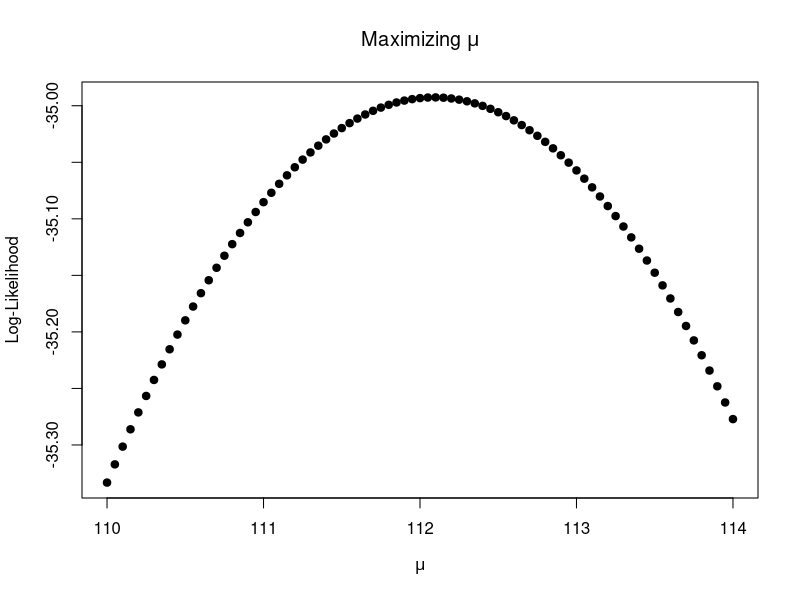
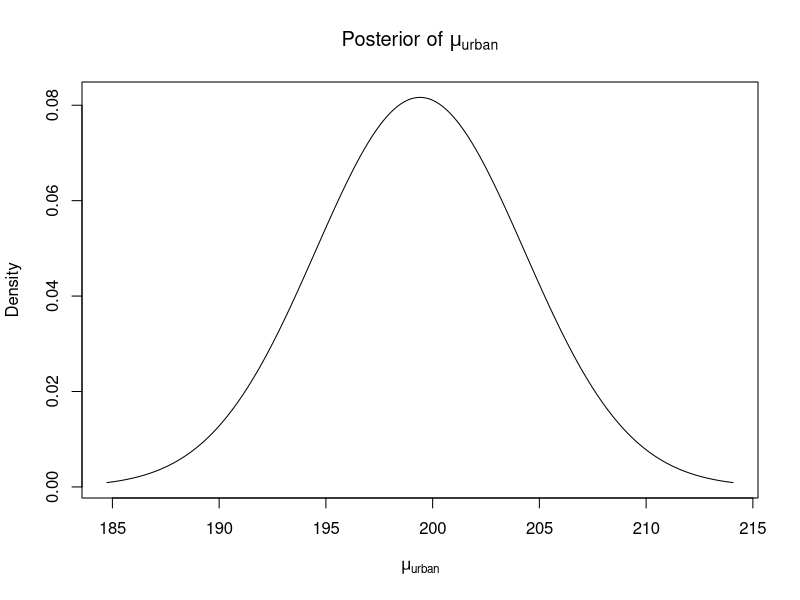
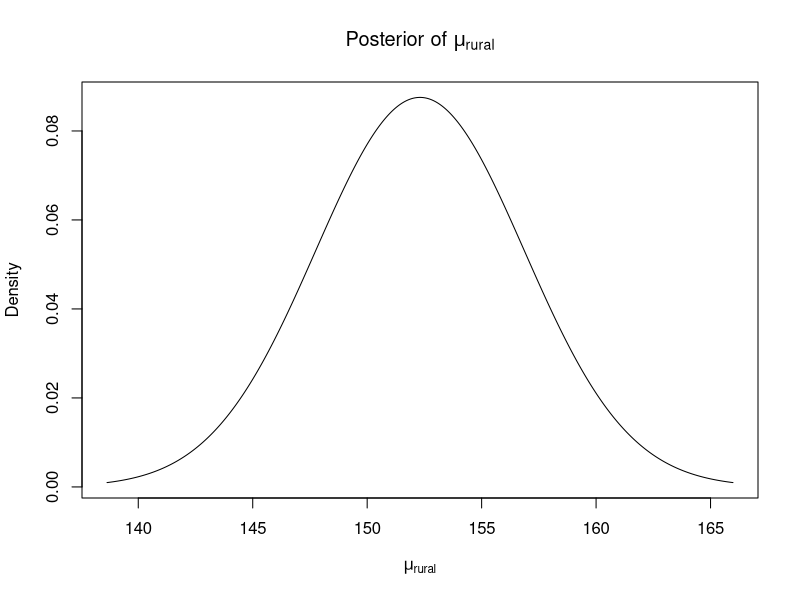
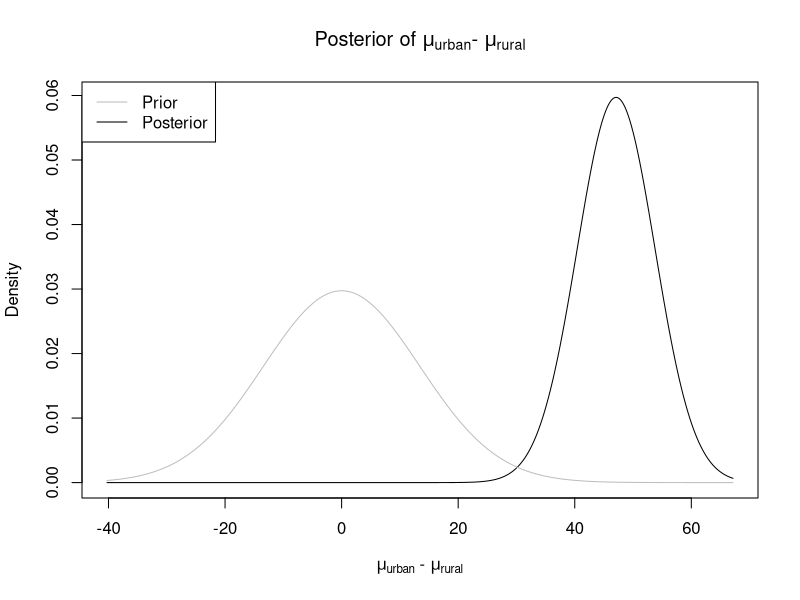
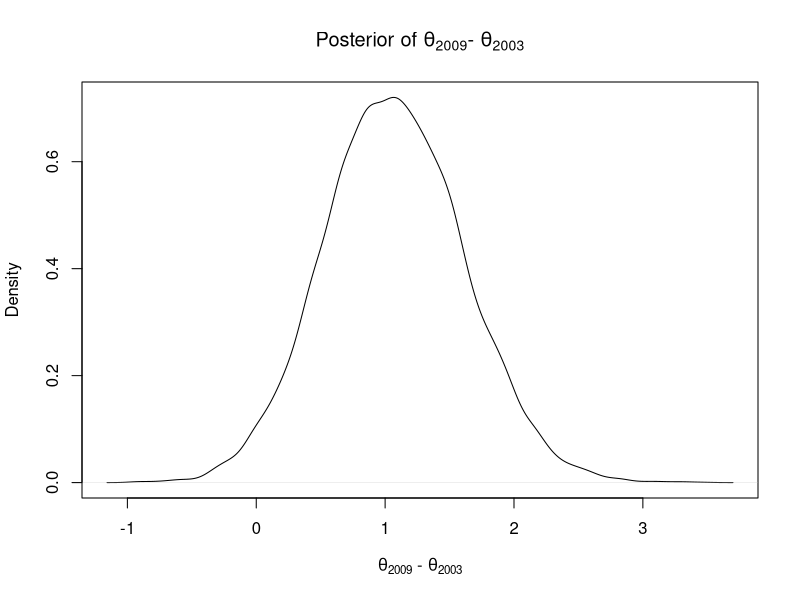

These charts were generated, in order, by the following R code:
## ---- chunk 1
mapr <- c(97.6, 117.7, 126.7, 111.0, 106.7, 108.4, 118.9, 108.6, 119.1, 106.2)
## ---- chunk 2
mu <- 112
sd_ <- 8.4
sum( dnorm(mapr, mean = mu, sd = sd_, log= T))
## ---- chunk 3
y_bar <- mean(mapr)
sd_y <- sum((mapr - y_bar)**2) / length(mapr)
sum( dnorm(mapr, mean = y_bar, sd = sqrt(sd_y), log= T))
## ---- chunk 4
mus <- seq(110,114,by=0.05)
ll_mu <- sapply(mus, function(x) sum( dnorm(mapr, mean = x, sd = sqrt(sd_y), log= T)))
plot(mus, ll_mu, 
     xlab = expression(mu), ylab = "Log-Likelihood", 
     main = expression(paste("Maximizing ",mu)),
     pch = 19)
## ---- chunk 5
pop_var_u <- 260
m_u <- 150
v_u <- 90
cholest.u <- c(197, 199, 214, 217, 222, 227, 228, 234)
## ---- chunk 6
m_update <- function(m,v,sigma2,y) { #v_star * (n/sigma2*y_bar + 1/v*m)
  n <- length(y)
  y_bar <- mean(y)
  m_star <- (n*v*y_bar + sigma2*m) / (n*v + sigma2)
  return(m_star)
}

v_update <- function(v,sigma2,y) {
  n <- length(y)
  v_star <- (v*sigma2) / (n*v + sigma2)
  return(v_star)
}

m_star_u <- m_update(m_u,v_u,pop_var_u, cholest.u)
v_star_u <- v_update(v_u,pop_var_u,cholest.u)
## ---- chunk 7
plot_normal <- function(mu, var_, main_title, x_lab, y_lab) {
  sd_ <- sqrt(var_)
  startx <- mu - 3*sd_
  stopx <- mu + 3*sd_
  xs <- seq(startx, stopx, length.out = 1001)
  f_xs <- dnorm(xs, mean = mu, sd_)
  plot(xs, f_xs, main = main_title, xlab = x_lab, ylab = y_lab, type = 'l')
}
plot_normal(m_star_u, v_star_u, 
            expression(paste("Posterior of ", mu["urban"])),
            expression(mu["urban"]),
            "Density")
## ---- chunk 8
cholest.r <- c(139, 142, 143, 144, 145, 148, 155, 162, 171, 181)
## ---- chunk 9
pop_var_r <- 270
m_r <- 150
v_r <- 90
m_star_r <- m_update(m_r,v_r,pop_var_r,cholest.r)
v_star_r <- v_update(v_r, pop_var_r,cholest.r)
## ---- chunk 10
plot_normal(m_star_r, v_star_r, 
            expression(paste("Posterior of ", mu["rural"])),
            expression(mu["rural"]),
            "Density")
## ---- chunk 11
prior_mean <- m_u - m_r
prior_var <- v_u + v_r
prior_start <- prior_mean - 3*sqrt(prior_var)
prior_end <- prior_mean + 3*sqrt(prior_var)

post_mean <- m_star_u - m_star_r
post_var <- v_star_u + v_star_r
post_start <- post_mean - 3*sqrt(post_var)
post_end <- post_mean + 3*sqrt(post_var)

all_start <- min(prior_start, post_start)
all_end <- max(prior_end, post_end)

all_xs <- seq(all_start, all_end, length.out=1001)
prior_dense <- dnorm(all_xs, 
                    mean = prior_mean, 
                    sd = sqrt(prior_var))
post_dense <- dnorm(all_xs,
                    mean = post_mean,
                    sd = sqrt(post_var))
plot(all_xs, post_dense,
     type='l', col = 'black',
     xlim = c(all_start, all_end),
     main = expression(paste("Posterior of ", mu["urban"], "- ", mu["rural"])),
     xlab = expression(paste(mu["urban"], " - ", mu["rural"])),
     ylab = "Density"
     )
lines(all_xs, prior_dense, type = 'l', col = 'gray')
legend("topleft", c("Prior","Posterior"), lty=1, col = c("gray", "black"))
## ---- chunk 12
qnorm(c(0.025,0.975),mean=post_mean, sd = sqrt(post_var))
## ---- chunk 13
hawks.2003 <- c(0, 2, 0, 0, 0, 4, 3, 0, 0, 1)
## ---- chunk 14
hawks.2009 <- c(1,1,3,3,2,2,2,4,0,3)
## ---- chunk 15
a_2003 <- 0.2
b_2003 <- 0.2
a_star_2003 <- a_2003 + sum(hawks.2003)
b_star_2003 <- b_2003 + length(hawks.2003)
a_star_2003 / b_star_2003
## ---- chunk 16
a_2009 <- 0.2
b_2009 <- 0.2
a_star_2009 <- a_2009 + sum(hawks.2009)
b_star_2009 <- b_2009 + length(hawks.2009)
a_star_2009 / b_star_2009
## ---- chunk 17
J <- 10000
sim_2003 <- rgamma(J,shape = a_star_2003, rate = b_star_2003)
sim_2009 <- rgamma(J,shape = a_star_2009, rate = b_star_2009)
diffs <- sim_2009 - sim_2003
mean(diffs)
## ---- chunk 18
quantile(diffs, c(0.025, 0.975))
## ---- chunk 19
plot(density(diffs),
     main = expression(paste("Posterior of ", theta["2009"], "- ", theta["2003"])),
     xlab = expression(paste(theta["2009"], " - ", theta["2003"])),
     ylab = "Density")
